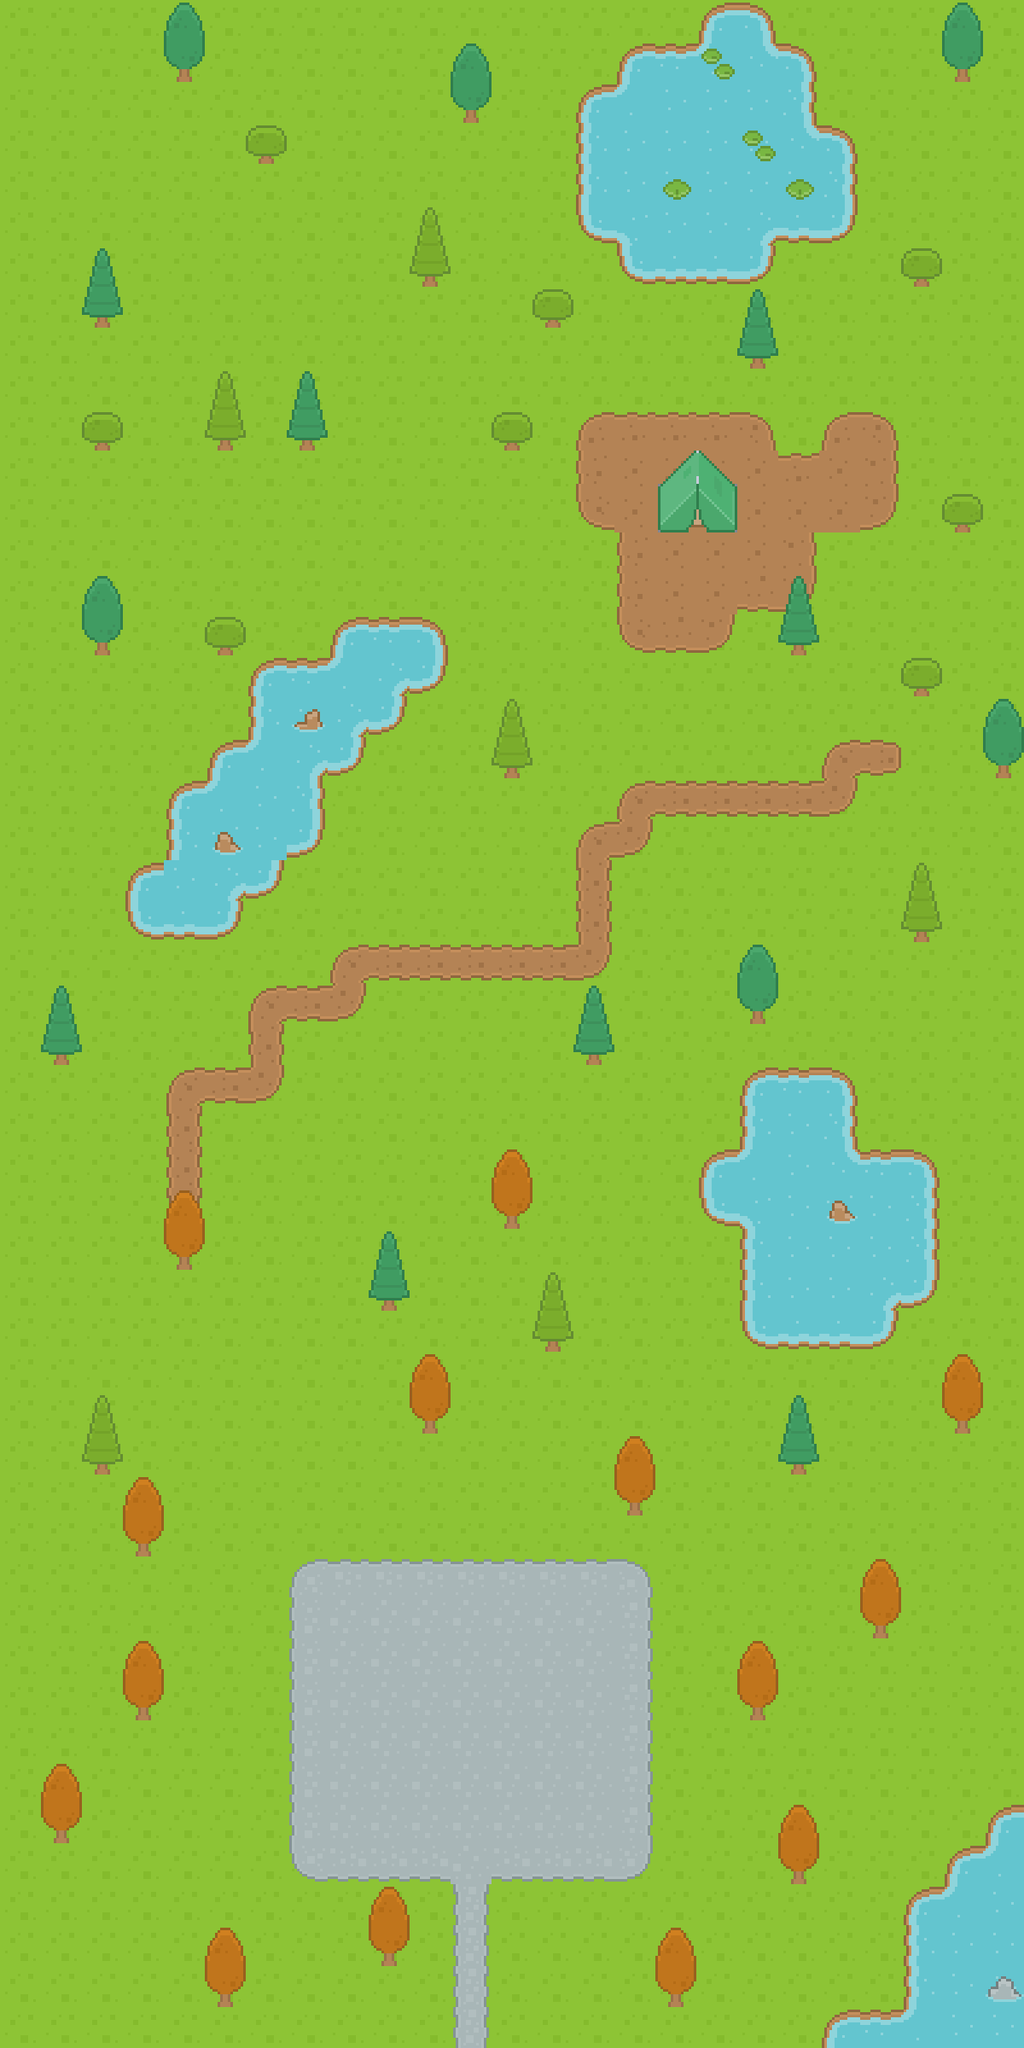

The image is a tile-based game level rendered from a .tmx file. Its description and source (layers, tilesets, objects; grid data summarised) follow:
An orthogonal 25x50 tile map with 48x48 px tiles, 4 tile layers (Background, Foreground, SolidObjects, Floating objects).

<map version="2017.05.16" orientation="orthogonal" renderorder="right-down" width="25" height="50" tilewidth="48" tileheight="48" nextobjectid="1">
 <tileset firstgid="1" source="RogueLike.tsx" />
 <layer name="Background" width="25" height="50">
  <data>[1250 cells, 1250 non-empty, 17 distinct tile ids]</data>
 </layer>
 <layer name="Foreground" width="25" height="50">
  <data>[1250 cells, 145 non-empty, 27 distinct tile ids]</data>
 </layer>
 <layer name="SolidObjects" width="25" height="50">
  <data>[1250 cells, 44 non-empty, 7 distinct tile ids]</data>
 </layer>
 <layer name="Floating objects" width="25" height="50">
  <data>[1250 cells, 36 non-empty, 6 distinct tile ids]</data>
 </layer>
</map>
